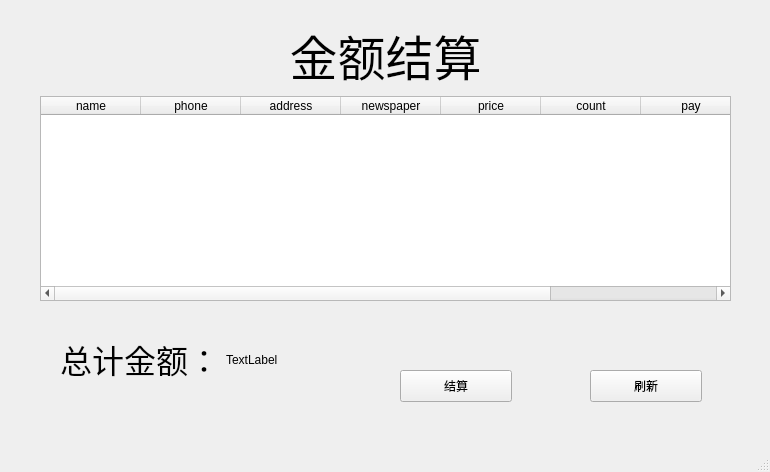
<?xml version="1.0" encoding="UTF-8"?>
<ui version="4.0">
 <class>MainWindow</class>
 <widget class="QMainWindow" name="MainWindow">
  <property name="geometry">
   <rect>
    <x>0</x>
    <y>0</y>
    <width>770</width>
    <height>472</height>
   </rect>
  </property>
  <property name="windowTitle">
   <string>MainWindow</string>
  </property>
  <widget class="QWidget" name="centralwidget">
   <widget class="QPushButton" name="pushButton_fresh">
    <property name="geometry">
     <rect>
      <x>590</x>
      <y>370</y>
      <width>112</width>
      <height>32</height>
     </rect>
    </property>
    <property name="text">
     <string>刷新</string>
    </property>
    <property name="icon">
     <iconset>
      <normalon>:/icon/fresh.png</normalon>
     </iconset>
    </property>
   </widget>
   <widget class="QPushButton" name="pushButton_settle">
    <property name="geometry">
     <rect>
      <x>400</x>
      <y>370</y>
      <width>112</width>
      <height>32</height>
     </rect>
    </property>
    <property name="text">
     <string>结算</string>
    </property>
    <property name="icon">
     <iconset>
      <normalon>:/icon/settle.png</normalon>
     </iconset>
    </property>
    <property name="shortcut">
     <string>Return</string>
    </property>
   </widget>
   <widget class="QWidget" name="verticalLayoutWidget">
    <property name="geometry">
     <rect>
      <x>40</x>
      <y>20</y>
      <width>691</width>
      <height>281</height>
     </rect>
    </property>
    <layout class="QVBoxLayout" name="verticalLayout">
     <item>
      <widget class="QLabel" name="label">
       <property name="text">
        <string>&lt;html&gt;&lt;head/&gt;&lt;body&gt;&lt;p align=&quot;center&quot;&gt;&lt;span style=&quot; font-size:36pt;&quot;&gt;金额结算&lt;/span&gt;&lt;/p&gt;&lt;/body&gt;&lt;/html&gt;</string>
       </property>
      </widget>
     </item>
     <item>
      <widget class="QTableWidget" name="tableWidget">
       <property name="editTriggers">
        <set>QAbstractItemView::NoEditTriggers</set>
       </property>
       <column>
        <property name="text">
         <string>name</string>
        </property>
       </column>
       <column>
        <property name="text">
         <string>phone</string>
        </property>
       </column>
       <column>
        <property name="text">
         <string>address</string>
        </property>
       </column>
       <column>
        <property name="text">
         <string>newspaper</string>
        </property>
       </column>
       <column>
        <property name="text">
         <string>price</string>
        </property>
       </column>
       <column>
        <property name="text">
         <string>count</string>
        </property>
       </column>
       <column>
        <property name="text">
         <string>pay</string>
        </property>
       </column>
       <column>
        <property name="text">
         <string>unpay</string>
        </property>
       </column>
      </widget>
     </item>
    </layout>
   </widget>
   <widget class="QWidget" name="horizontalLayoutWidget">
    <property name="geometry">
     <rect>
      <x>60</x>
      <y>320</y>
      <width>222</width>
      <height>80</height>
     </rect>
    </property>
    <layout class="QHBoxLayout" name="horizontalLayout">
     <item>
      <widget class="QLabel" name="label_2">
       <property name="text">
        <string>&lt;html&gt;&lt;head/&gt;&lt;body&gt;&lt;p&gt;&lt;span style=&quot; font-size:24pt;&quot;&gt;总计金额：&lt;/span&gt;&lt;/p&gt;&lt;/body&gt;&lt;/html&gt;</string>
       </property>
      </widget>
     </item>
     <item>
      <widget class="QLabel" name="label_money">
       <property name="text">
        <string>TextLabel</string>
       </property>
      </widget>
     </item>
    </layout>
   </widget>
  </widget>
  <widget class="QMenuBar" name="menubar">
   <property name="geometry">
    <rect>
     <x>0</x>
     <y>0</y>
     <width>770</width>
     <height>22</height>
    </rect>
   </property>
  </widget>
  <widget class="QStatusBar" name="statusbar"/>
 </widget>
 <resources>
  <include location="../resource/resource.qrc"/>
 </resources>
 <connections/>
</ui>
